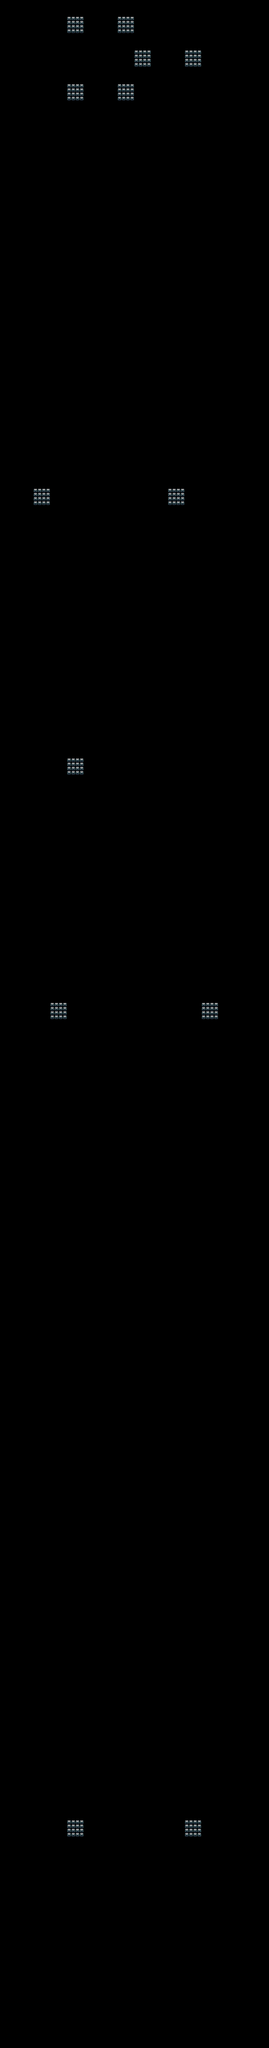

This is a level from a 2D game, rendered from its Tiled map with the project's own tilesets. A one-line summary and the map file follow, with tile-layer data summarised:
An orthogonal 32x243 tile map with 16x16 px tiles, 1 tile layer (Capa de Patrones 1).

<map version="1.0" orientation="orthogonal" renderorder="right-down" width="32" height="243" tilewidth="16" tileheight="16" nextobjectid="1">
 <tileset firstgid="1" name="tileset" tilewidth="16" tileheight="16" tilecount="4000" columns="50">
  <image source="../tileset.png" width="800" height="1280" />
 </tileset>
 <layer name="Capa de Patrones 1" width="32" height="243">
  <data>[7776 cells, 56 non-empty, 2 distinct tile ids]</data>
 </layer>
</map>
